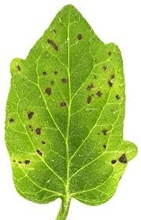
%> input picture 4.Points of Interest/harris/Ex_02/plant.jpg, 141 x 220 px, shrunk from 180 x 280 before the run
$ octave main.m   (GNU Octave 9; MATLAB toolbox functions it lacks are replaced by stand-ins)
%> lines starting %> are read from the running program, lines starting %| are printed output that depends on the picture
%> further down, I is the input picture: size 220x141x3 uint8; mean R, G, B 178.6, 202.8, 118.3
### 4.Points of Interest/harris/Ex_02/gaussblur.m
function J=gaussblur(I)
Q=[1 2 1;2 4 2; 1 2 1];
dim=sum(sum(Q));
[n m l]=size(I);
%> n = 220; m = 141; l = 3
if l==3
    I=rgb2gray(I);
%> I: size 220x141 uint8
end
I=double(I);
%> I: size 220x141 double

for i=2:n-2
for j=2:m-2
    conv2d=0;
    k=1;
    l=1;
    for q=i-1:i+1
       for p=j-1:j+1
         conv2d=conv2d+I(q,p)*Q(l,k);
         l=l+1;
       end
      l=1;
      k=k+1;
    end
    I(i,j)=conv2d/dim;
end
end
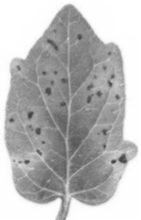
%> I: size 220x141 double; min 63.3, max 255, mean 185.9
J=uint8(I);
end

### 4.Points of Interest/harris/Ex_02/edge_sobel.m
function B=edge_sobel(I,T)
%> called with T = 140
[n m l]=size(I);
%> l = 1
if l==3
   I=rgb2gray(I);
end
I= double(I);
KGx = [-1, 0, 1; -2, 0, 2; -1, 0, 1];
KGy = [1, 2, 1; 0, 0, 0; -1, -2, -1];
for u = 2:n-2
         for v = 2:m-2
              sum1 = 0;
              sum2 = 0;
              for i=-1:1
                for j=-1:1
                    sum1 = sum1 + I(u + i, v + j)* KGx(i + 2,j + 2);
                    sum2 = sum2 + I(u + i, v + j)* KGy(i + 2,j + 2);
                end
            end
            Filtered_X(u,v) = sum1;
            Filtered_Y(u,v) = sum2;
         end
end
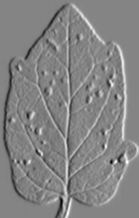
%> Filtered_X: size 218x139 double; min -389, max 360, mean 0; drawn with min black and max white
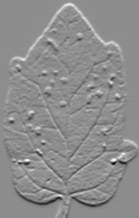
%> Filtered_Y: size 218x139 double; min -454, max 364, mean 0.3; drawn with min black and max white
magnitude = (Filtered_X.^2) + (Filtered_Y.^2);
magnitude2 = sqrt(magnitude);
B=magnitude2;
for i=1:n-2
    for j=1:m-2
      if B(i,j)>T
            B(i,j)=1;
      else B(i,j)=0;
      end
    end
end
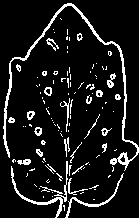
%> B: size 218x139 double; values 0 (black) and 1 (white), 9.8% white in thin lines or dots
% B=~B;
end

### 4.Points of Interest/harris/Ex_02/harris.m
function [R r]=hars(I,threshold)
%> called with threshold = 27
[n m l]=size(I);
%> n = 218; m = 139
if l==3
    I = rgb2gray(I);
end
I=double(I);
%%% kernel de filtre gradient Ix,Iy
KGx = [-1, 0, 1; -2, 0, 2; -1, 0, 1];
KGy = [1, 2, 1; 0, 0, 0; -1, -2, -1];
%%%%%% calcul de gradien Ix , Iy
for u = 2: n-2
         for v = 2:m-2
              sum1 = 0;
              sum2 = 0;
              for i=-1:1
                for j=-1:1
                    sum1 = sum1 + I(u + i, v + j)* KGx(i + 2,j + 2);
                    sum2 = sum2 + I(u + i, v + j)* KGy(i + 2,j + 2);
                end
            end
            Ix(u,v) = sum1;
            Iy(u,v) = sum2;
         end
end
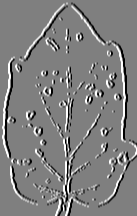
%> Ix: size 216x137 double; min -4, max 4, mean 0.00243; drawn with min black and max white
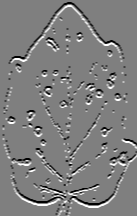
%> Iy: size 216x137 double; min -4, max 4, mean -0.00135; drawn with min black and max white
%%% calcul les coefficients de la Matrice M
Ix2 = Ix.*Ix;
Iy2 = Iy.*Iy;
Ixy = Ix.*Iy;
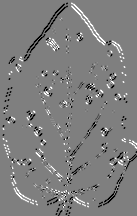
%> Ixy: size 216x137 double; min -9, max 9, mean -0.03; drawn with min black and max white


%%%%  calcul la somme de window w

s=1;
m=5;
m1=ceil(m/2);
b1 = size(Ix);
%> b1 = [216 137]
kh = 0.04;
for i=m1:b1(1)-m1              %% i ou j les indice pour toutes les 閘閙ents de l'images
    for j=m1:b1(2)-m1
        p=1;
        for k=1:m              %% k ou l les indice pour toutes les 閘閙ents de window w
            for l=1:m
            Ix2c(p)=Ix2(i-m1+k,j-m1+l);
            Iy2c(p)=Iy2(i-m1+k,j-m1+l);
            Ixyc(p)=Ixy(i-m1+k,j-m1+l);
            H = 1/(m^2)*[sum(Ix2c),sum(Ixyc);sum(Ixyc),sum(Iy2c)];
            r1 = abs(det(H)-kh*(trace(H)));
            r(s)=r1;
            if r1>threshold
                R(i,j) = 1;
            else
                R(i,j)=0;
            end
            p=p+1;
            s=s+1;
            end
        end
    end
end
end

### 4.Points of Interest/harris/Ex_02/main.m
clear all
close all
clc
I=imread('plant.jpg');
J=I;
imshow(J)
figure,imshow(J)
threshold=27;
I=gaussblur(I);
B=edge_sobel(I,140);
figure,imshow(B),title('detection de contour');
%> (the run ends here)
